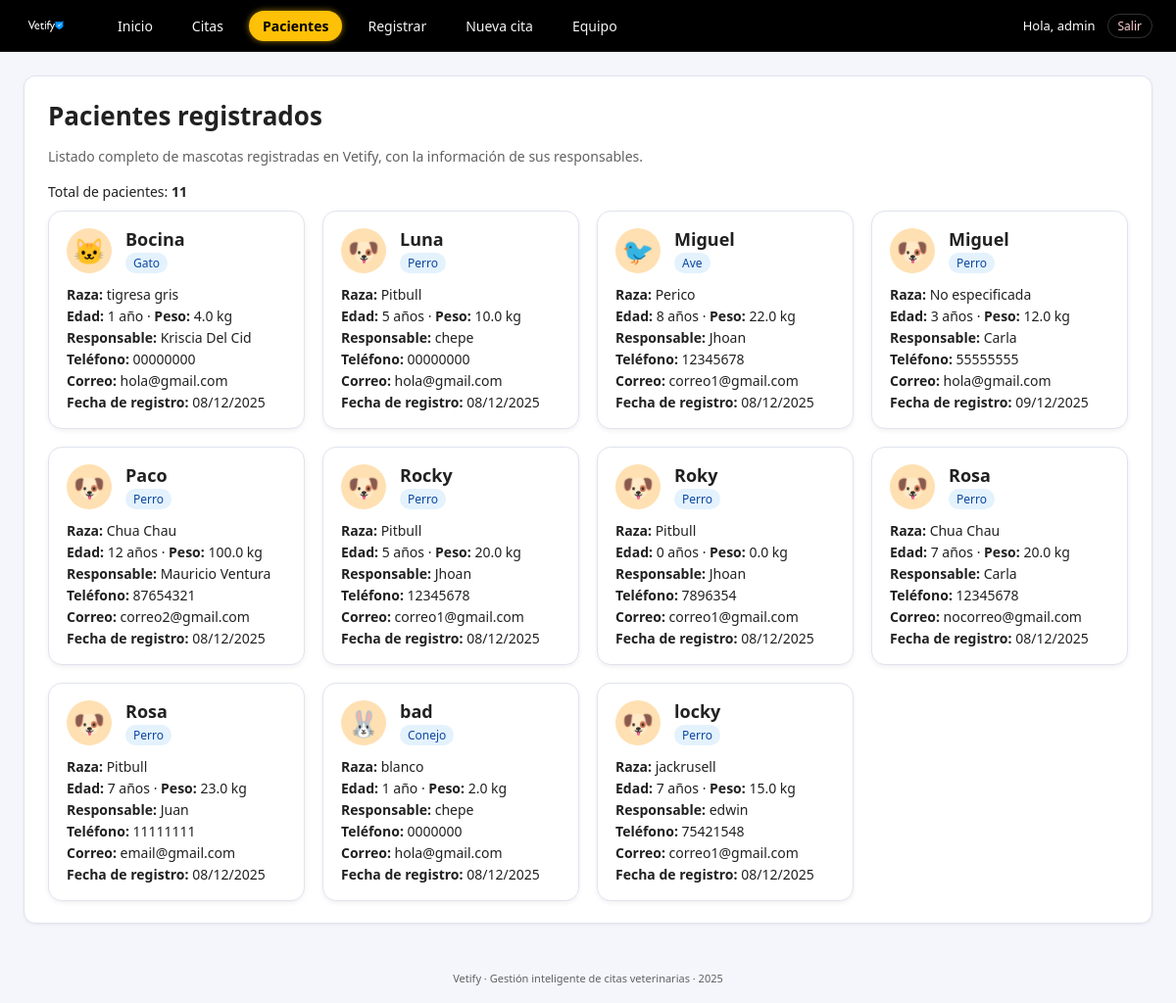
Before: /pacientes (signed in) with the older database file.
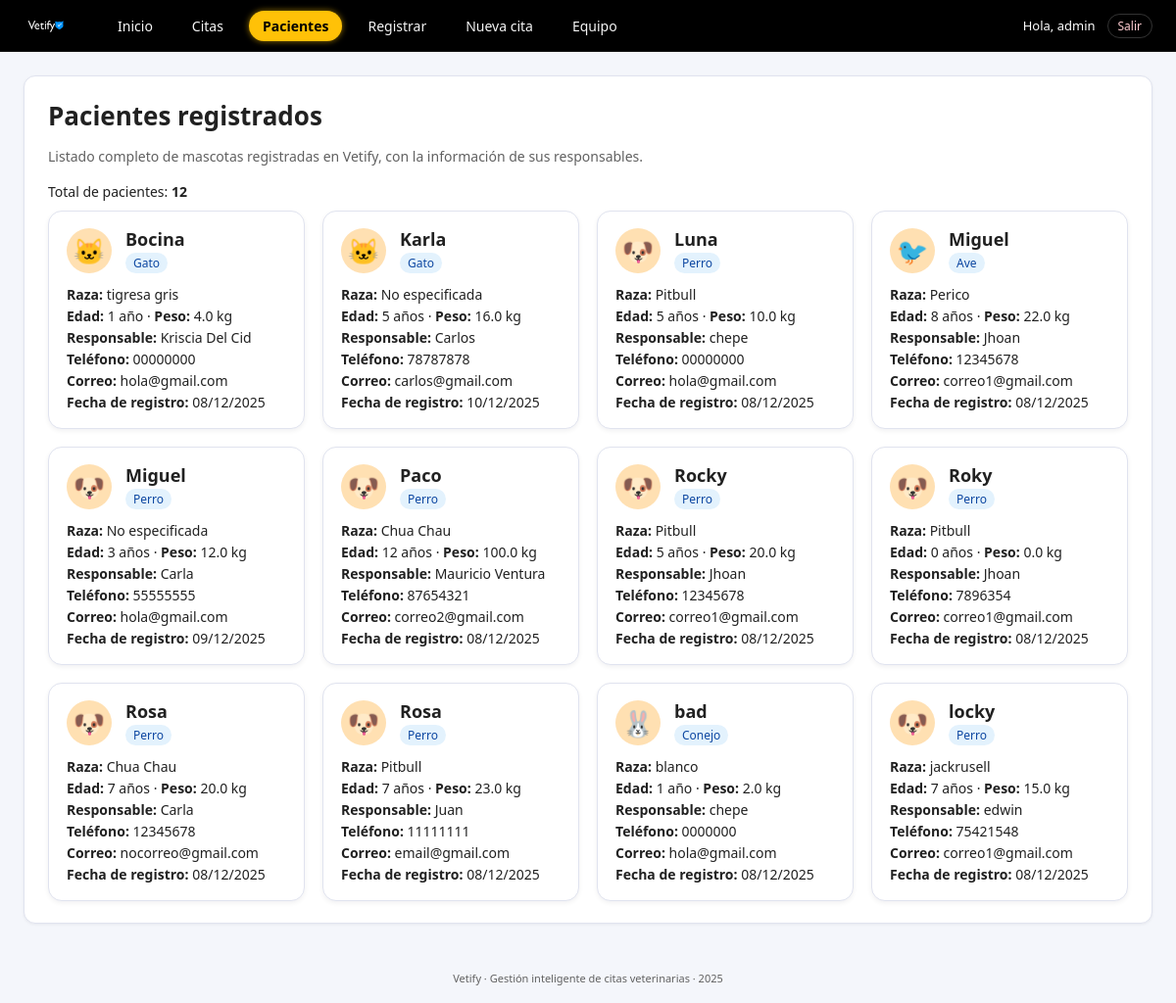
After: the same page with the newer database file.
### tables this page shows
CREATE TABLE mascotas (
        id INTEGER PRIMARY KEY AUTOINCREMENT,
        nombre TEXT NOT NULL,
        tipo TEXT NOT NULL,
        raza TEXT,
        edad INTEGER,
        peso REAL,
        dueno_id INTEGER NOT NULL, fecha_registro TEXT,
        FOREIGN KEY (dueno_id) REFERENCES duenos(id)
    );

CREATE TABLE duenos (
        id INTEGER PRIMARY KEY AUTOINCREMENT,
        nombre TEXT NOT NULL,
        telefono TEXT NOT NULL,
        correo TEXT NOT NULL
    );

### app.py (the view)
@app.route("/pacientes")
@login_required
def pacientes():
    pacientes = listar_pacientes_detalle()
    total = len(pacientes)
    return render_template("pacientes.html", pacientes=pacientes, total=total)

### app.py (called while the page is built)
def login_required(f):
    @wraps(f)
    def decorated_function(*args, **kwargs):
        if 'user_id' not in session:
            flash("Debes iniciar sesión para acceder.", "error")
            return redirect(url_for('login'))
        return f(*args, **kwargs)
    return decorated_function

### db.py (called while the page is built)
def get_connection():
    conn = sqlite3.connect(DB_NAME)
    conn.row_factory = sqlite3.Row
    return conn

### services.py (called while the page is built)
def listar_pacientes_detalle():
    conn = get_connection()
    cur = conn.cursor()
    cur.execute("""
        SELECT m.id,
               m.nombre,
               m.tipo,
               m.raza,
               m.edad,
               m.peso,
               m.fecha_registro,
               d.nombre   AS dueno,
               d.telefono AS dueno_telefono,
               d.correo   AS dueno_correo
        FROM mascotas m
        JOIN duenos d ON m.dueno_id = d.id
        ORDER BY m.nombre;
    """)
    filas = cur.fetchall()
    conn.close()
    return filas

### templates/pacientes.html (shortened to what this page needs)
{% extends "base.html" %}
{% block content %}
<div class="card pacientes-page">
    <h1>Pacientes registrados</h1>
    <p class="form-sub">
        Listado completo de mascotas registradas en Vetify, con la información de sus responsables.
    </p>
    {% if pacientes %}
    <div class="patients-header">
        <span class="calendar-total">
            Total de pacientes: <strong>{{ total }}</strong>
        </span>
    </div>
    <div class="patients-grid">
        {% for p in pacientes %}
        {% set tipo = p['tipo']|lower %}
        {% if 'perro' in tipo or 'canino' in tipo %}
            {% set avatar = '🐶' %}
        {% elif 'gato' in tipo or 'felino' in tipo %}
            {% set avatar = '🐱' %}
        {% elif 'ave' in tipo or 'pájaro' in tipo or 'pajaro' in tipo or 'perico' in tipo %}
            {% set avatar = '🐦' %}
        {% elif 'conejo' in tipo %}
            {% set avatar = '🐰' %}
        {% elif 'pez' in tipo %}
            {% set avatar = '🐠' %}
        {% elif 'reptil' in tipo or 'lagarto' in tipo %}
            {% set avatar = '🐍' %}
        {% elif 'hamster' in tipo or 'hámster' in tipo %}
            {% set avatar = '🐹' %}
        {% elif 'tortuga' in tipo %}
            {% set avatar = '🐢' %}
        {% else %}
            {% set avatar = '🐾' %}
        {% endif %}
        <article class="patient-card">
            <header class="patient-header">
                <div class="patient-avatar">
                    {{ avatar }}
                </div>
                <div>
                    <h2 class="patient-name">{{ p['nombre'] }}</h2>
                    <span class="patient-type">{{ p['tipo'] }}</span>
                </div>
            </header>
            <div class="patient-body">
                <p class="patient-line"><strong>Raza:</strong> {{ p['raza'] or 'No especificada' }}</p>
                <p class="patient-line">
                    <strong>Edad:</strong> {{ p['edad'] }} año{{ 's' if p['edad'] != 1 }} ·
                    <strong>Peso:</strong> {{ p['peso'] }} kg
                </p>
                <p class="patient-line"><strong>Responsable:</strong> {{ p['dueno'] }}</p>
                <p class="patient-line"><strong>Teléfono:</strong> {{ p['dueno_telefono'] }}</p>
                <p class="patient-line"><strong>Correo:</strong> {{ p['dueno_correo'] }}</p>
                <p class="patient-line">
                    <strong>Fecha de registro:</strong>
                    {% if p['fecha_registro'] %}
                        {{ p['fecha_registro'][8:10] }}/{{ p['fecha_registro'][5:7] }}/{{ p['fecha_registro'][0:4] }}
                    {% else %}
                        No disponible
                    {% endif %}
                </p>
            </div>
        </article>
        {% endfor %}
    </div>
    {% else %}
    <p>No hay pacientes registrados.</p>
    {% endif %}
</div>
{% endblock %}

Changed rows visible on the page:
added mascotas: avatar "🐱", nombre "Karla", tipo "Gato", raza "No especificada", edad "5", edad "s", peso "16.0", dueno "Carlos", dueno_telefono "78787878", dueno_correo "carlos@gmail.com", fecha_registro "10", fecha_registro "12", fecha_registro "2025"
Other visible differences:
{{ total }}: "11" → "12"
